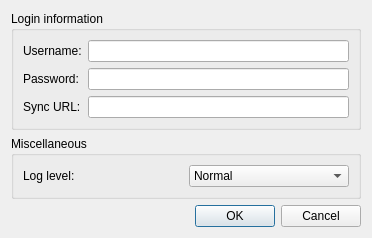
<?xml version="1.0" encoding="UTF-8"?>
<ui version="4.0">
 <class>Config</class>
 <widget class="QDialog" name="Config">
  <property name="geometry">
   <rect>
    <x>0</x>
    <y>0</y>
    <width>372</width>
    <height>231</height>
   </rect>
  </property>
  <property name="windowTitle">
   <string>Dialog</string>
  </property>
  <layout class="QVBoxLayout" name="verticalLayout">
   <item>
    <widget class="QGroupBox" name="groupBox">
     <property name="title">
      <string>Login information</string>
     </property>
     <layout class="QGridLayout" name="gridLayout">
      <item row="0" column="0">
       <widget class="QLabel" name="label">
        <property name="text">
         <string>Username:</string>
        </property>
       </widget>
      </item>
      <item row="0" column="1">
       <widget class="QLineEdit" name="user"/>
      </item>
      <item row="1" column="0">
       <widget class="QLabel" name="label_2">
        <property name="text">
         <string>Password:</string>
        </property>
       </widget>
      </item>
      <item row="1" column="1">
       <widget class="QLineEdit" name="password">
        <property name="echoMode">
         <enum>QLineEdit::Password</enum>
        </property>
       </widget>
      </item>
      <item row="2" column="1">
       <widget class="QLineEdit" name="syncUrl"/>
      </item>
      <item row="2" column="0">
       <widget class="QLabel" name="label_3">
        <property name="text">
         <string>Sync URL:</string>
        </property>
       </widget>
      </item>
     </layout>
    </widget>
   </item>
   <item>
    <widget class="QGroupBox" name="groupBox2">
     <property name="title">
      <string>Miscellaneous</string>
     </property>
     <layout class="QGridLayout" name="gridLayout2">
      <item row="0" column="0">
       <widget class="QLabel" name="label5">
        <property name="text">
         <string>Log level:</string>
        </property>
       </widget>
      </item>
      <item row="0" column="1">
       <widget class="QComboBox" name="logLevel">
        <property name="currentIndex">
         <number>1</number>
        </property>
        <item>
         <property name="text">
          <string>Minimal</string>
         </property>
        </item>
        <item>
         <property name="text">
          <string>Normal</string>
         </property>
        </item>
        <item>
         <property name="text">
          <string>Full</string>
         </property>
        </item>
       </widget>
      </item>
     </layout>
    </widget>
   </item>
   <item>
    <widget class="QDialogButtonBox" name="buttonBox">
     <property name="orientation">
      <enum>Qt::Horizontal</enum>
     </property>
     <property name="standardButtons">
      <set>QDialogButtonBox::Cancel|QDialogButtonBox::Ok</set>
     </property>
     <property name="centerButtons">
      <bool>false</bool>
     </property>
    </widget>
   </item>
  </layout>
 </widget>
 <resources/>
 <connections>
  <connection>
   <sender>buttonBox</sender>
   <signal>accepted()</signal>
   <receiver>Config</receiver>
   <slot>accept()</slot>
   <hints>
    <hint type="sourcelabel">
     <x>248</x>
     <y>254</y>
    </hint>
    <hint type="destinationlabel">
     <x>157</x>
     <y>274</y>
    </hint>
   </hints>
  </connection>
  <connection>
   <sender>buttonBox</sender>
   <signal>rejected()</signal>
   <receiver>Config</receiver>
   <slot>reject()</slot>
   <hints>
    <hint type="sourcelabel">
     <x>316</x>
     <y>260</y>
    </hint>
    <hint type="destinationlabel">
     <x>286</x>
     <y>274</y>
    </hint>
   </hints>
  </connection>
 </connections>
</ui>
